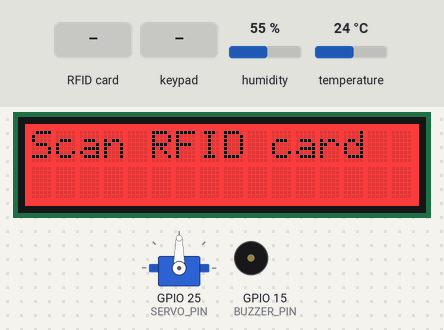
This sketch was run on a simulated ESP32. On the bench: 16×2 character LCD, servo, buzzer (waves = sounding, pin HIGH). The test bench sets the inputs (shaded band); at power-on: humidity 55 %, temperature 24 °C. What the sketch prints to the serial monitor is not drawn. At 15.7 s the program restarts the board; the recording ends there.

Above: at 1.2 s.
1.3 s: RFID card 5E 7A 19 C4 held to the reader
At 2.5 s:
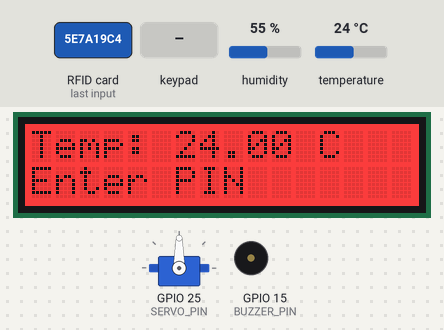
2.8 s: keypad keys 7 8 9 0 pressed 0.4 s apart
At 4.8 s:
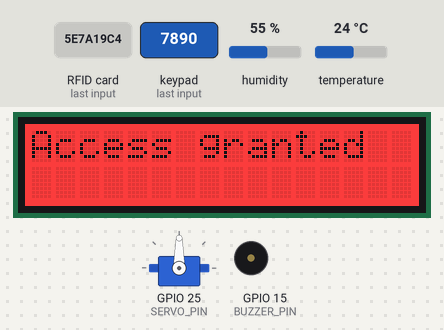
At 10.1 s:
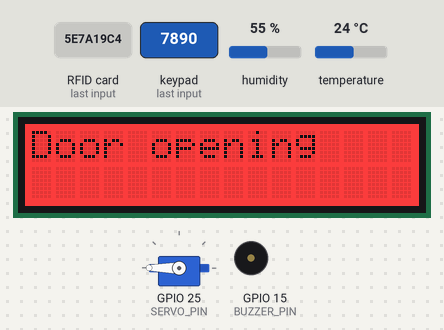
Timing chart, 0 to 15.7 s (numbered marks = the images above; inputs shaded):
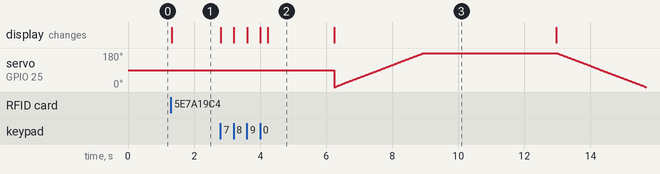

Measured:
- after the input at 1.3 s, the display: changes at once (image 1)
- after the input at 2.8 s, the display: first changes at once (image 2 shows a later state)
- what the display in image 2 shows lasts 2.0 s, from 4.2 s to 6.2 s

The sketch:

sketch_may3a.ino
```cpp
#include <Wire.h>
#include <Adafruit_PN532.h>
#include <Keypad.h>
#include "rgb_lcd.h"
#include <Servo.h>
#include "pitches.h"
#include <DHT.h>

#define SERVO_PIN 25
#define BUZZER_PIN  15
#define DHT11_PIN  19
#define PN532_SDA  21 // Define SDA pin
#define PN532_SCL  22 // Define SCL pin

Servo servoMotor;
DHT dht11(DHT11_PIN, DHT11);

#define ROW_NUM 4     // four rows
#define COLUMN_NUM 3  // three columns

int melody[] = {
  NOTE_C4
};

int noteDurations[] = {
  4
};

char keys[ROW_NUM][COLUMN_NUM] = {
  { '1', '2', '3' },
  { '4', '5', '6' },
  { '7', '8', '9' },
  { '*', '0', '#' }
};

rgb_lcd lcd;

const int colorR = 255;
const int colorG = 0;
const int colorB = 0;

byte pin_rows[ROW_NUM] = { 18, 5, 17, 16 };  // GPIO18, GPIO5, GPIO17, GPIO16 connect to the row pins
byte pin_column[COLUMN_NUM] = { 4, 0, 2 };   // GPIO4, GPIO0, GPIO2 connect to the column pins

Keypad keypad = Keypad(makeKeymap(keys), pin_rows, pin_column, ROW_NUM, COLUMN_NUM);

const String password = "7890";  // change your password here
String input_password;

Adafruit_PN532 nfc(PN532_SDA, PN532_SCL); // Instantiate PN532 with SDA and SCL pins

void setup() {
  Serial.begin(9600);
  input_password.reserve(32);  // maximum input characters is 33, change if needed

  // Set up the LCD's number of columns and rows:
  lcd.begin(16, 2);
  lcd.setRGB(colorR, colorG, colorB);

  // Print a message to the LCD.
  lcd.print("Scan RFID card");

  servoMotor.attach(SERVO_PIN);
  pinMode(BUZZER_PIN, OUTPUT);
  digitalWrite(BUZZER_PIN, LOW); // Turn off the buzzer initially
  dht11.begin();

  // Initialize the PN532 module
  nfc.begin();
  nfc.SAMConfig();
}

void loop() {
  // Read temperature in Celsius
  float tempC = dht11.readTemperature();
  // RFID card detection logic
  uint8_t success;
  uint8_t uid[] = { 0, 0, 0, 0, 0, 0, 0 };
  uint8_t uidLength;

  success = nfc.readPassiveTargetID(PN532_MIFARE_ISO14443A, uid, &uidLength);

  if (success) {
    Serial.println("Found an RFID card!");
    // Display temperature on LCD
    lcd.clear();
    lcd.print("Temp: ");
    if (isnan(tempC)) {
      lcd.print("Error"); // Display error message if temperature reading is not valid
    } else {
      lcd.print(tempC);
      lcd.print(" C");
    }

    lcd.setCursor(0, 1); // Move cursor to the beginning of the second line
    lcd.print("Enter PIN");

    // Wait for the user to enter the PIN
    input_password = "";  // clear input password
    while (input_password.length() < password.length()) {
      char key = keypad.getKey();
      if (key) {
        input_password += key;  // append new character to input password string
        lcd.print("*");  // Display "*" for each entered digit
        delay(200);  // Delay to prevent multiple inputs for a single key press
      }
    }

    // Check if the entered PIN matches the stored password
    if (input_password == password) {
      Serial.println("The password is correct, ACCESS GRANTED!");
      lcd.clear();
      lcd.print("Access granted");
      delay(2000);
      lcd.clear();
      lcd.print("Door opening");
      for (int pos = 0; pos <= 180; pos += 1) {
        // In steps of 1 degree
        servoMotor.write(pos);
        delay(15); // Waits 15ms to reach the position
      }
      delay(4000);
      lcd.clear();
      lcd.print("Door closing");
      for (int pos = 180; pos >= 0; pos -= 1) {
        servoMotor.write(pos);
        delay(15); // Waits 15ms to reach the position
      }
      ESP.restart();
    } else {
      Serial.println("The password is incorrect, ACCESS DENIED!");
      lcd.clear();
      lcd.print("Access denied");
      digitalWrite(BUZZER_PIN, HIGH); // Turn on the buzzer for error sound
      // Play error sound
      for (int thisNote = 0; thisNote < 8; thisNote++) {
        int noteDuration = 1000 / noteDurations[thisNote];
        tone(BUZZER_PIN, melody[thisNote], noteDuration);
        delay(noteDuration * 1.30);
        noTone(BUZZER_PIN);
        delay(50); // Adding a short pause between notes for better sound quality
      }
      digitalWrite(BUZZER_PIN, LOW); // Turn off the buzzer after playing error sound
      lcd.clear();
      lcd.print("Please scan RFID");
      delay(2000);
      lcd.clear();
      lcd.print("Scan RFID card");
    }
  }
}
```

pitches.h
```cpp
/*************************************************
 * Public Constants
 *************************************************/

#define NOTE_B0  31
#define NOTE_C1  33
#define NOTE_CS1 35
#define NOTE_D1  37
#define NOTE_DS1 39
#define NOTE_E1  41
#define NOTE_F1  44
#define NOTE_FS1 46
#define NOTE_G1  49
#define NOTE_GS1 52
#define NOTE_A1  55
#define NOTE_AS1 58
#define NOTE_B1  62
#define NOTE_C2  65
#define NOTE_CS2 69
#define NOTE_D2  73
#define NOTE_DS2 78
#define NOTE_E2  82
#define NOTE_F2  87
#define NOTE_FS2 93
#define NOTE_G2  98
#define NOTE_GS2 104
#define NOTE_A2  110
#define NOTE_AS2 117
#define NOTE_B2  123
#define NOTE_C3  131
#define NOTE_CS3 139
#define NOTE_D3  147
#define NOTE_DS3 156
#define NOTE_E3  165
#define NOTE_F3  175
#define NOTE_FS3 185
#define NOTE_G3  196
#define NOTE_GS3 208
#define NOTE_A3  220
#define NOTE_AS3 233
#define NOTE_B3  247
#define NOTE_C4  262
#define NOTE_CS4 277
#define NOTE_D4  294
#define NOTE_DS4 311
#define NOTE_E4  330
#define NOTE_F4  349
#define NOTE_FS4 370
#define NOTE_G4  392
#define NOTE_GS4 415
#define NOTE_A4  440
#define NOTE_AS4 466
#define NOTE_B4  494
#define NOTE_C5  523
#define NOTE_CS5 554
#define NOTE_D5  587
#define NOTE_DS5 622
#define NOTE_E5  659
#define NOTE_F5  698
#define NOTE_FS5 740
#define NOTE_G5  784
#define NOTE_GS5 831
#define NOTE_A5  880
#define NOTE_AS5 932
#define NOTE_B5  988
#define NOTE_C6  1047
#define NOTE_CS6 1109
#define NOTE_D6  1175
#define NOTE_DS6 1245
#define NOTE_E6  1319
#define NOTE_F6  1397
#define NOTE_FS6 1480
#define NOTE_G6  1568
#define NOTE_GS6 1661
#define NOTE_A6  1760
#define NOTE_AS6 1865
#define NOTE_B6  1976
#define NOTE_C7  2093
#define NOTE_CS7 2217
#define NOTE_D7  2349
#define NOTE_DS7 2489
#define NOTE_E7  2637
#define NOTE_F7  2794
#define NOTE_FS7 2960
#define NOTE_G7  3136
#define NOTE_GS7 3322
#define NOTE_A7  3520
#define NOTE_AS7 3729
#define NOTE_B7  3951
#define NOTE_C8  4186
#define NOTE_CS8 4435
#define NOTE_D8  4699
#define NOTE_DS8 4978
```
